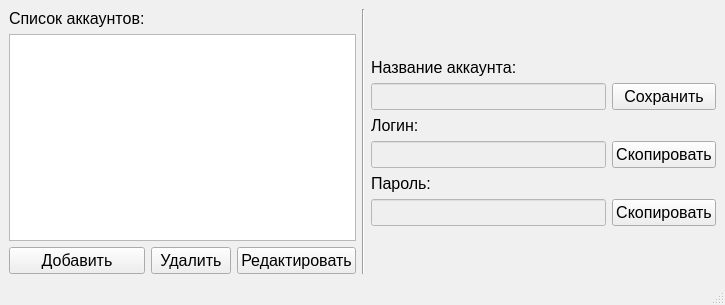
<?xml version="1.0" encoding="UTF-8"?>
<ui version="4.0">
 <class>MainWindow</class>
 <widget class="QMainWindow" name="MainWindow">
  <property name="geometry">
   <rect>
    <x>0</x>
    <y>0</y>
    <width>725</width>
    <height>305</height>
   </rect>
  </property>
  <property name="palette">
   <palette>
    <active>
     <colorrole role="Window">
      <brush brushstyle="SolidPattern">
       <color alpha="255">
        <red>255</red>
        <green>255</green>
        <blue>255</blue>
       </color>
      </brush>
     </colorrole>
    </active>
    <inactive>
     <colorrole role="Window">
      <brush brushstyle="SolidPattern">
       <color alpha="255">
        <red>240</red>
        <green>240</green>
        <blue>240</blue>
       </color>
      </brush>
     </colorrole>
    </inactive>
    <disabled>
     <colorrole role="Window">
      <brush brushstyle="SolidPattern">
       <color alpha="255">
        <red>255</red>
        <green>255</green>
        <blue>255</blue>
       </color>
      </brush>
     </colorrole>
    </disabled>
   </palette>
  </property>
  <property name="windowTitle">
   <string>Менеджер паролей</string>
  </property>
  <widget class="QWidget" name="centralwidget">
   <layout class="QHBoxLayout" name="horizontalLayout">
    <item>
     <layout class="QGridLayout" name="gridLayout">
      <item row="0" column="0">
       <widget class="QLabel" name="acc_list_lbl">
        <property name="sizePolicy">
         <sizepolicy hsizetype="Preferred" vsizetype="Fixed">
          <horstretch>0</horstretch>
          <verstretch>0</verstretch>
         </sizepolicy>
        </property>
        <property name="font">
         <font>
          <pointsize>12</pointsize>
         </font>
        </property>
        <property name="text">
         <string>Список аккаунтов:</string>
        </property>
       </widget>
      </item>
      <item row="1" column="0" colspan="3">
       <widget class="QListWidget" name="acc_lw">
        <property name="sizePolicy">
         <sizepolicy hsizetype="Preferred" vsizetype="Preferred">
          <horstretch>0</horstretch>
          <verstretch>0</verstretch>
         </sizepolicy>
        </property>
        <property name="font">
         <font>
          <family>Arial</family>
          <pointsize>12</pointsize>
         </font>
        </property>
       </widget>
      </item>
      <item row="2" column="0">
       <widget class="QPushButton" name="add_pb">
        <property name="sizePolicy">
         <sizepolicy hsizetype="Preferred" vsizetype="Fixed">
          <horstretch>0</horstretch>
          <verstretch>0</verstretch>
         </sizepolicy>
        </property>
        <property name="font">
         <font>
          <pointsize>12</pointsize>
         </font>
        </property>
        <property name="text">
         <string>Добавить</string>
        </property>
       </widget>
      </item>
      <item row="2" column="1">
       <widget class="QPushButton" name="del_pb">
        <property name="sizePolicy">
         <sizepolicy hsizetype="Preferred" vsizetype="Fixed">
          <horstretch>0</horstretch>
          <verstretch>0</verstretch>
         </sizepolicy>
        </property>
        <property name="font">
         <font>
          <pointsize>12</pointsize>
         </font>
        </property>
        <property name="text">
         <string>Удалить</string>
        </property>
       </widget>
      </item>
      <item row="2" column="2">
       <widget class="QPushButton" name="correct_pb">
        <property name="sizePolicy">
         <sizepolicy hsizetype="Preferred" vsizetype="Fixed">
          <horstretch>0</horstretch>
          <verstretch>0</verstretch>
         </sizepolicy>
        </property>
        <property name="font">
         <font>
          <pointsize>12</pointsize>
         </font>
        </property>
        <property name="text">
         <string>Редактировать</string>
        </property>
       </widget>
      </item>
     </layout>
    </item>
    <item>
     <widget class="Line" name="line">
      <property name="sizePolicy">
       <sizepolicy hsizetype="Fixed" vsizetype="Preferred">
        <horstretch>0</horstretch>
        <verstretch>0</verstretch>
       </sizepolicy>
      </property>
      <property name="orientation">
       <enum>Qt::Vertical</enum>
      </property>
     </widget>
    </item>
    <item>
     <layout class="QVBoxLayout" name="verticalLayout">
      <item>
       <spacer name="verticalSpacer">
        <property name="orientation">
         <enum>Qt::Vertical</enum>
        </property>
        <property name="sizeHint" stdset="0">
         <size>
          <width>20</width>
          <height>40</height>
         </size>
        </property>
       </spacer>
      </item>
      <item>
       <layout class="QGridLayout" name="gridLayout_2">
        <item row="0" column="0">
         <widget class="QLabel" name="acc_name_lbl">
          <property name="sizePolicy">
           <sizepolicy hsizetype="Preferred" vsizetype="Fixed">
            <horstretch>0</horstretch>
            <verstretch>0</verstretch>
           </sizepolicy>
          </property>
          <property name="font">
           <font>
            <family>Arial</family>
            <pointsize>12</pointsize>
           </font>
          </property>
          <property name="text">
           <string>Название аккаунта:</string>
          </property>
         </widget>
        </item>
        <item row="1" column="0">
         <widget class="QLineEdit" name="acc_name_elbl">
          <property name="enabled">
           <bool>false</bool>
          </property>
          <property name="sizePolicy">
           <sizepolicy hsizetype="Preferred" vsizetype="Fixed">
            <horstretch>0</horstretch>
            <verstretch>0</verstretch>
           </sizepolicy>
          </property>
          <property name="font">
           <font>
            <family>Arial</family>
            <pointsize>12</pointsize>
           </font>
          </property>
         </widget>
        </item>
        <item row="1" column="1">
         <widget class="QPushButton" name="acc_name_pb">
          <property name="sizePolicy">
           <sizepolicy hsizetype="Fixed" vsizetype="Fixed">
            <horstretch>0</horstretch>
            <verstretch>0</verstretch>
           </sizepolicy>
          </property>
          <property name="minimumSize">
           <size>
            <width>104</width>
            <height>26</height>
           </size>
          </property>
          <property name="font">
           <font>
            <family>Arial</family>
            <pointsize>12</pointsize>
           </font>
          </property>
          <property name="text">
           <string>Сохранить</string>
          </property>
         </widget>
        </item>
        <item row="2" column="0">
         <widget class="QLabel" name="login_lbl">
          <property name="sizePolicy">
           <sizepolicy hsizetype="Preferred" vsizetype="Fixed">
            <horstretch>0</horstretch>
            <verstretch>0</verstretch>
           </sizepolicy>
          </property>
          <property name="font">
           <font>
            <family>Arial</family>
            <pointsize>12</pointsize>
           </font>
          </property>
          <property name="text">
           <string>Логин:</string>
          </property>
         </widget>
        </item>
        <item row="3" column="0">
         <widget class="QLineEdit" name="login_elbl">
          <property name="enabled">
           <bool>false</bool>
          </property>
          <property name="sizePolicy">
           <sizepolicy hsizetype="Preferred" vsizetype="Fixed">
            <horstretch>0</horstretch>
            <verstretch>0</verstretch>
           </sizepolicy>
          </property>
          <property name="font">
           <font>
            <family>Arial</family>
            <pointsize>12</pointsize>
           </font>
          </property>
         </widget>
        </item>
        <item row="3" column="1">
         <widget class="QPushButton" name="login_pb">
          <property name="sizePolicy">
           <sizepolicy hsizetype="Fixed" vsizetype="Fixed">
            <horstretch>0</horstretch>
            <verstretch>0</verstretch>
           </sizepolicy>
          </property>
          <property name="minimumSize">
           <size>
            <width>104</width>
            <height>26</height>
           </size>
          </property>
          <property name="font">
           <font>
            <family>Arial</family>
            <pointsize>12</pointsize>
           </font>
          </property>
          <property name="text">
           <string>Скопировать</string>
          </property>
         </widget>
        </item>
        <item row="4" column="0">
         <widget class="QLabel" name="pass_lbl">
          <property name="sizePolicy">
           <sizepolicy hsizetype="Preferred" vsizetype="Fixed">
            <horstretch>0</horstretch>
            <verstretch>0</verstretch>
           </sizepolicy>
          </property>
          <property name="font">
           <font>
            <family>Arial</family>
            <pointsize>12</pointsize>
           </font>
          </property>
          <property name="text">
           <string>Пароль:</string>
          </property>
         </widget>
        </item>
        <item row="5" column="0">
         <widget class="QLineEdit" name="pass_elbl">
          <property name="enabled">
           <bool>false</bool>
          </property>
          <property name="sizePolicy">
           <sizepolicy hsizetype="Preferred" vsizetype="Fixed">
            <horstretch>0</horstretch>
            <verstretch>0</verstretch>
           </sizepolicy>
          </property>
          <property name="font">
           <font>
            <family>Arial</family>
            <pointsize>12</pointsize>
           </font>
          </property>
         </widget>
        </item>
        <item row="5" column="1">
         <widget class="QPushButton" name="pass_pb">
          <property name="sizePolicy">
           <sizepolicy hsizetype="Fixed" vsizetype="Fixed">
            <horstretch>0</horstretch>
            <verstretch>0</verstretch>
           </sizepolicy>
          </property>
          <property name="minimumSize">
           <size>
            <width>104</width>
            <height>26</height>
           </size>
          </property>
          <property name="font">
           <font>
            <family>Arial</family>
            <pointsize>12</pointsize>
           </font>
          </property>
          <property name="text">
           <string>Скопировать</string>
          </property>
         </widget>
        </item>
       </layout>
      </item>
      <item>
       <spacer name="verticalSpacer_2">
        <property name="orientation">
         <enum>Qt::Vertical</enum>
        </property>
        <property name="sizeHint" stdset="0">
         <size>
          <width>20</width>
          <height>40</height>
         </size>
        </property>
       </spacer>
      </item>
     </layout>
    </item>
   </layout>
  </widget>
  <widget class="QMenuBar" name="menubar">
   <property name="geometry">
    <rect>
     <x>0</x>
     <y>0</y>
     <width>725</width>
     <height>22</height>
    </rect>
   </property>
  </widget>
  <widget class="QStatusBar" name="statusbar"/>
 </widget>
 <resources/>
 <connections/>
</ui>
